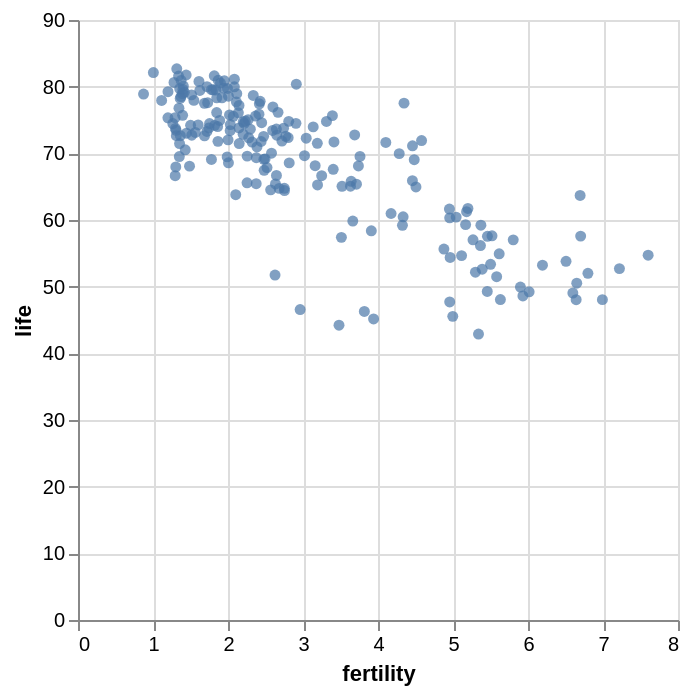

Write notebook code for a chart like this one.
### Markdown cell above
## Exercise 3
create a scatterplot that visualizes the fertility index on the *x* axis and the life expectancy on the *y* axis in 2006

### Code cell
alt.Chart(df_year).mark_circle().encode(
    x= alt.X('fertility:Q'),
    y=alt.Y('life:Q'),
    tooltip=['Country:N']
)

### Figure 1 — Vega-Lite specification as saved in the notebook (floating-point values rounded to 4 significant figures; data arrays with more than 128 entries replaced by an {"elided": "..."} marker saying what was removed)
{"config": {"view": {"continuousWidth": 300, "continuousHeight": 300}}, "data": {"name": "data-8a4e0ea2c49ee6424bb0ce3279dd0e8c"}, "mark": {"type": "circle"}, "encoding": {"tooltip": [{"field": "Country", "type": "nominal"}], "x": {"field": "fertility", "type": "quantitative"}, "y": {"field": "life", "type": "quantitative"}}, "$schema": "https://vega.github.io/schema/vega-lite/v5.20.1.json", "datasets": {"data-8a4e0ea2c49ee6424bb0ce3279dd0e8c": {"elided": "204 records"}}}
